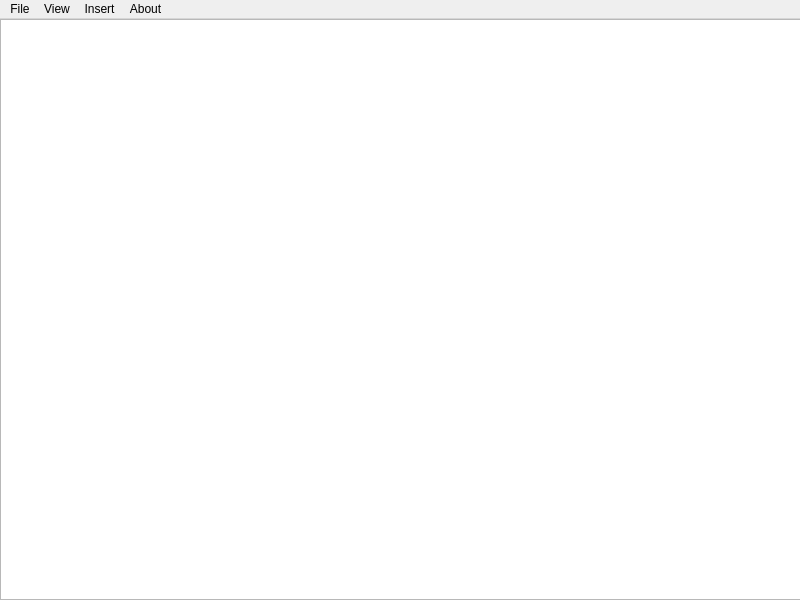
<?xml version="1.0" encoding="UTF-8"?>
<ui version="4.0">
 <class>MainWindow</class>
 <widget class="QMainWindow" name="MainWindow">
  <property name="geometry">
   <rect>
    <x>0</x>
    <y>0</y>
    <width>800</width>
    <height>600</height>
   </rect>
  </property>
  <property name="sizePolicy">
   <sizepolicy hsizetype="Preferred" vsizetype="Preferred">
    <horstretch>0</horstretch>
    <verstretch>0</verstretch>
   </sizepolicy>
  </property>
  <property name="minimumSize">
   <size>
    <width>800</width>
    <height>600</height>
   </size>
  </property>
  <property name="windowTitle">
   <string>Stats View</string>
  </property>
  <widget class="QWidget" name="centralWidget">
   <widget class="CustomTableView" name="tableData">
    <property name="geometry">
     <rect>
      <x>0</x>
      <y>0</y>
      <width>801</width>
      <height>581</height>
     </rect>
    </property>
    <property name="alternatingRowColors">
     <bool>true</bool>
    </property>
    <property name="sortingEnabled">
     <bool>true</bool>
    </property>
    <attribute name="horizontalHeaderDefaultSectionSize">
     <number>250</number>
    </attribute>
    <attribute name="horizontalHeaderMinimumSectionSize">
     <number>150</number>
    </attribute>
    <attribute name="horizontalHeaderShowSortIndicator" stdset="0">
     <bool>true</bool>
    </attribute>
    <attribute name="horizontalHeaderStretchLastSection">
     <bool>true</bool>
    </attribute>
    <attribute name="verticalHeaderShowSortIndicator" stdset="0">
     <bool>true</bool>
    </attribute>
    <attribute name="verticalHeaderStretchLastSection">
     <bool>false</bool>
    </attribute>
   </widget>
  </widget>
  <widget class="QMenuBar" name="menuBar">
   <property name="geometry">
    <rect>
     <x>0</x>
     <y>0</y>
     <width>800</width>
     <height>21</height>
    </rect>
   </property>
   <widget class="QMenu" name="menu">
    <property name="title">
     <string>File</string>
    </property>
    <addaction name="newDocument"/>
    <addaction name="saveDocument"/>
    <addaction name="openDocument"/>
    <addaction name="saveDocumentAs"/>
   </widget>
   <widget class="QMenu" name="menu_2">
    <property name="title">
     <string>View</string>
    </property>
    <addaction name="showTable"/>
    <addaction name="showDiagram"/>
   </widget>
   <widget class="QMenu" name="menuAbout">
    <property name="title">
     <string>About</string>
    </property>
    <addaction name="actionAbout"/>
   </widget>
   <widget class="QMenu" name="menuInsert">
    <property name="title">
     <string>Insert</string>
    </property>
    <addaction name="actionInsertRow"/>
    <addaction name="actionDeleteRow"/>
   </widget>
   <addaction name="menu"/>
   <addaction name="menu_2"/>
   <addaction name="menuInsert"/>
   <addaction name="menuAbout"/>
  </widget>
  <action name="newDocument">
   <property name="text">
    <string>New Table</string>
   </property>
  </action>
  <action name="saveDocument">
   <property name="text">
    <string>Save</string>
   </property>
  </action>
  <action name="openDocument">
   <property name="text">
    <string>Open...</string>
   </property>
  </action>
  <action name="saveDocumentAs">
   <property name="text">
    <string>Save As...</string>
   </property>
  </action>
  <action name="showTable">
   <property name="text">
    <string>Table</string>
   </property>
  </action>
  <action name="showDiagram">
   <property name="text">
    <string>Diagram</string>
   </property>
  </action>
  <action name="actionAbout">
   <property name="text">
    <string>About Application</string>
   </property>
  </action>
  <action name="actionInsertRow">
   <property name="text">
    <string>Insert Row</string>
   </property>
  </action>
  <action name="actionDeleteRow">
   <property name="text">
    <string>Delete Row</string>
   </property>
  </action>
 </widget>
 <layoutdefault spacing="6" margin="11"/>
 <customwidgets>
  <customwidget>
   <class>CustomTableView</class>
   <extends>QTableView</extends>
   <header>customtableview.h</header>
  </customwidget>
 </customwidgets>
 <resources/>
 <connections/>
</ui>
